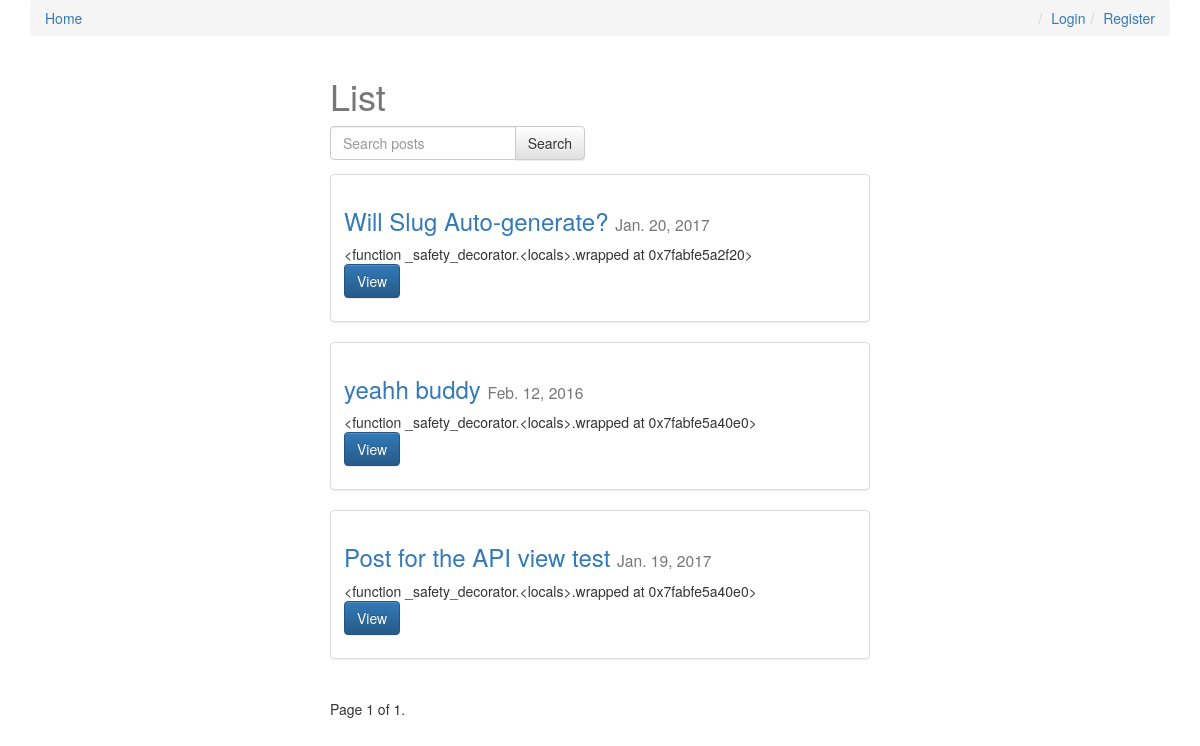
Before: / with the older database file.
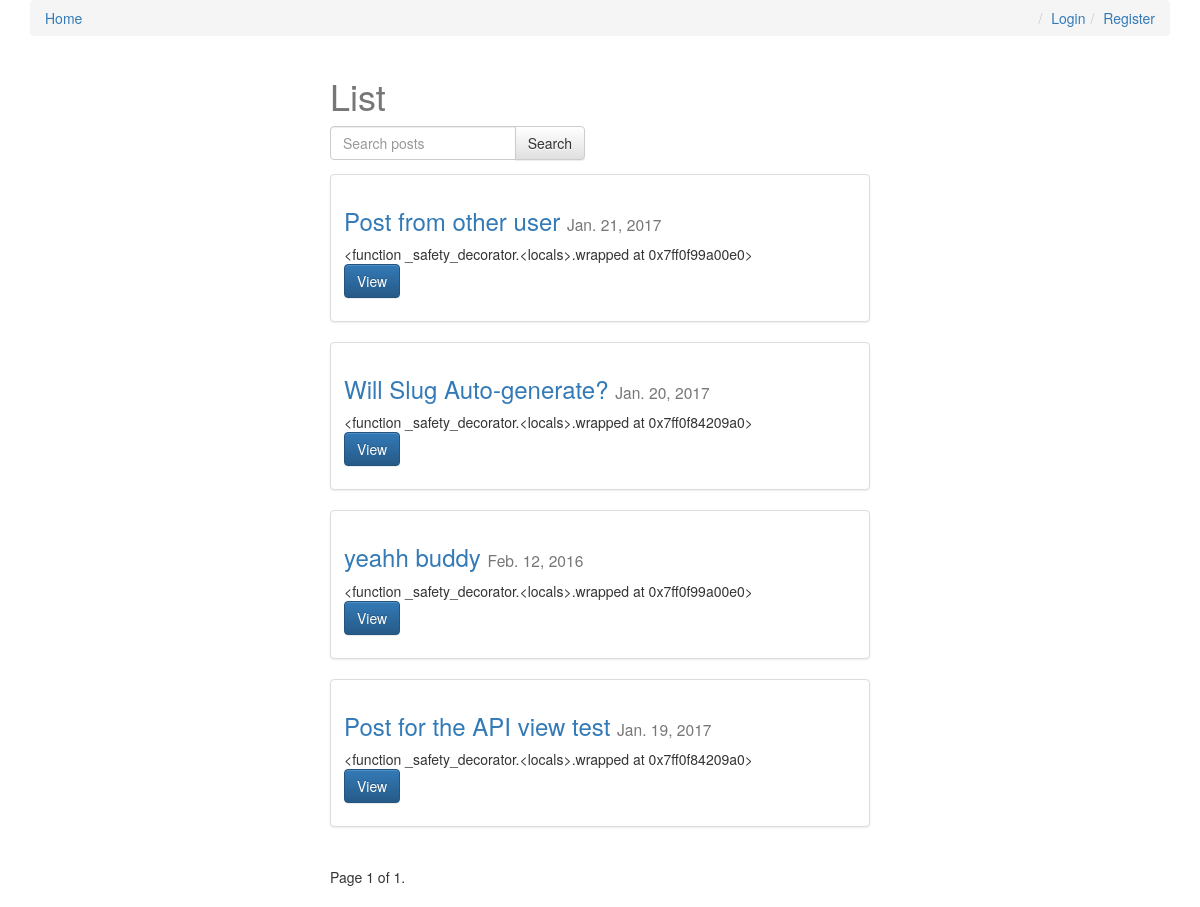
After: the same page with the newer database file.
### posts/models.py (models this page shows, shortened)
class Post(models.Model):
    user = models.ForeignKey(settings.AUTH_USER_MODEL, default=1)
    title = models.CharField(max_length=120)
    slug = models.SlugField(unique=True)
    image = models.ImageField(upload_to=upload_location,
            null=True,
            blank=True,
            width_field="width_field",
            height_field="height_field")
    height_field = models.IntegerField(default=0)
    width_field = models.IntegerField(default=0)
    content = models.TextField()
    draft = models.BooleanField(default=False)
    publish = models.DateField(auto_now=False, auto_now_add=False)
    read_time = models.IntegerField(default=0)# Intead of this, models.TimeField(null=True, blank=True)
    updated = models.DateTimeField(auto_now=True, auto_now_add=False)
    timestamp = models.DateTimeField(auto_now=False, auto_now_add=True)
    objects = PostManager()
    def get_absolute_url(self):
        return reverse("posts:detail", kwargs={"slug": self.slug})
    def get_markdown(self):
        content = self.content
        return mark_safe(markdown(content))
    class Meta:
        ordering = ["-timestamp", "-updated"]

### posts/views.py (the view, shortened to what this page needs)
# urls.py: url(r'^$', post_list, name='list'),
def post_list(request):
	today = timezone.now().date()
	queryset_list = Post.objects.active() #.order_by("-timestamp")
	if request.user.is_staff or request.user.is_superuser:
		queryset_list = Post.objects.all()
	query = request.GET.get("q")
	paginator = Paginator(queryset_list, 8) # Show 25 contacts per page
	page_request_var = "page"
	page = request.GET.get(page_request_var)
	try:
		queryset = paginator.page(page)
	except PageNotAnInteger:
		queryset = paginator.page(1)
	except EmptyPage:
		queryset = paginator.page(paginator.num_pages)
	context = {
		"object_list": queryset,
		"title": "List",
		"page_request_var": page_request_var,
		"today": today,
	}
	return render(request, "post_list.html", context)

### posts/models.py (called while the page is built)
    def active(self, *args, **kwargs):
        return super(PostManager, self).filter(draft=False).filter(publish__lte=timezone.now())

### templates/post_list.html (shortened to what this page needs)
{% block content %}
<div class='col-sm-6 col-sm-offset-3'>
    <h1>{{ title }}</h1>
<form method='GET' action='' class="row">
    <div class="col-sm-6">
        <div class="input-group" >
            <input class="form-control" type='text' name='q' placeholder='Search posts' value='{{ request.GET.q }}'/>
            <span class="input-group-btn">
                <input class='btn btn-default' type='submit' value='Search' />
            </span>
        </div>
    </div>
</form>
{% for obj in object_list %}
<div class="row">
  <div class="col-sm-12">
    <div class="thumbnail">
      <div class="caption post_detail_item">
        <h3><a href='{{ obj.get_absolute_url }}'>{{ obj.title }}</a> <small>{{ obj.publish }}</small></h3>
        {{ obj.get_markdown|truncatechars_html:80 }}
        <p><a href="{{ obj.get_absolute_url }}" class="btn btn-primary" role="button">View</a></p>
      </div>
    </div>
  </div>
</div>
{% endfor %}
<div class="pagination">
    <span class="step-links">
        <span class="current">
            Page {{ object_list.number }} of {{ object_list.paginator.num_pages }}.
        </span>
    </span>
</div>
</div>
{% endblock content %}

Changed rows visible on the page:
added Post: title "Post from other user", publish "Jan. 21, 2017", get_markdown "<function _safety_decorator.<locals>.wrapped at 0x7ff0f99a00e0>"
computed for Post "Will Slug Auto-generate?": get_markdown "<function _safety_decorator.<locals>.wrapped at 0x7fabfe5a2f20>" → "<function _safety_decorator.<locals>.wrapped at 0x7ff0f84209a0>"
computed for Post "yeahh buddy": get_markdown "<function _safety_decorator.<locals>.wrapped at 0x7fabfe5a40e0>" → "<function _safety_decorator.<locals>.wrapped at 0x7ff0f99a00e0>"
computed for Post "Post for the API view test": get_markdown "<function _safety_decorator.<locals>.wrapped at 0x7fabfe5a40e0>" → "<function _safety_decorator.<locals>.wrapped at 0x7ff0f84209a0>"
